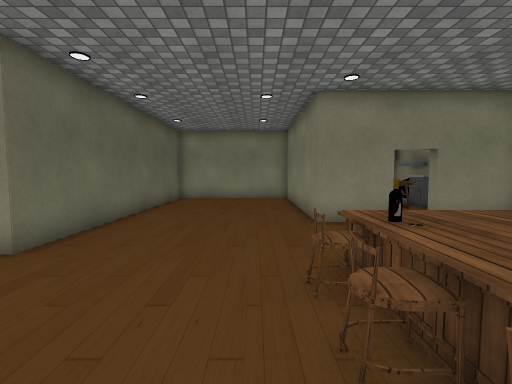
[1] (above)

24 first-person views from a walk through a scene from a Unity 3-D project. The camera is 1.3 m above the floor, tilts 4° down and sees 85° across. Doors are open. The floor is counted in squares, 0.85 m on a side. Each view is taken from the middle of a square. On the plan, view 1 faces up. The plan holds only what a view shows up to about 14 squares ahead; the rest is blank. The player is left out. Some surface patterns are stand-ins.

[2]
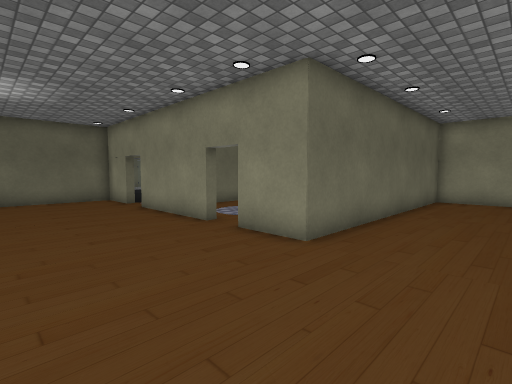

[3]
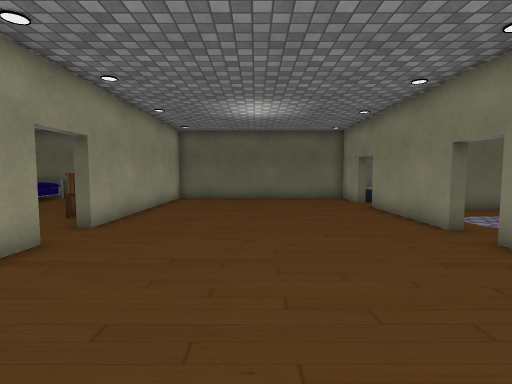

[4]
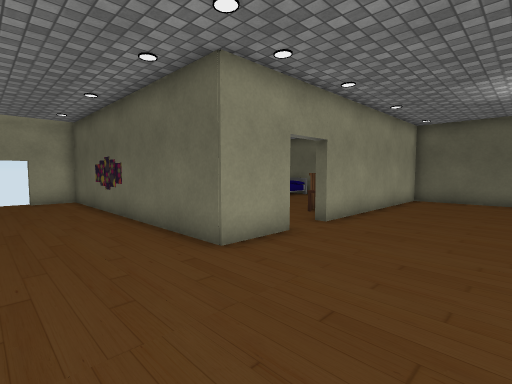

[5]
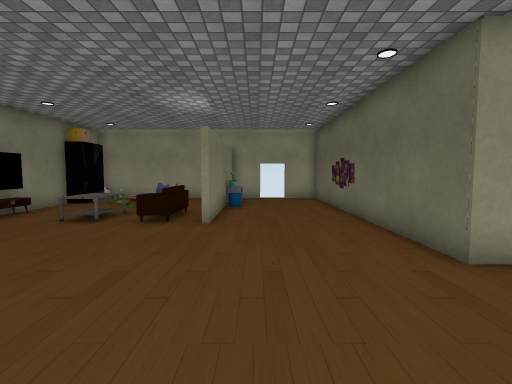

[6]
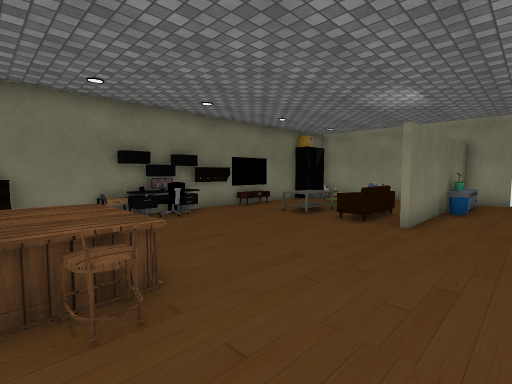

[7]
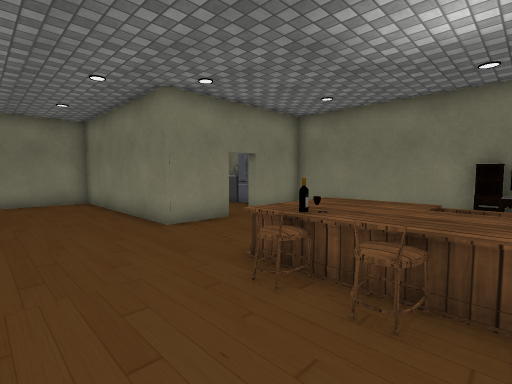

[8]
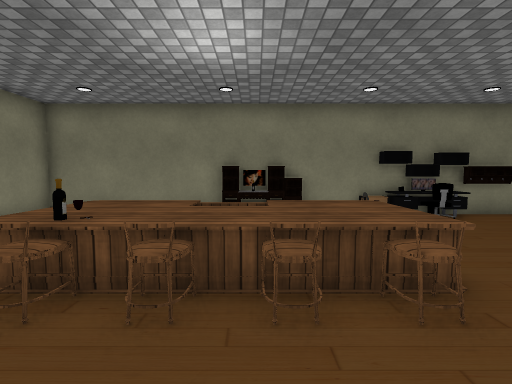

[9]
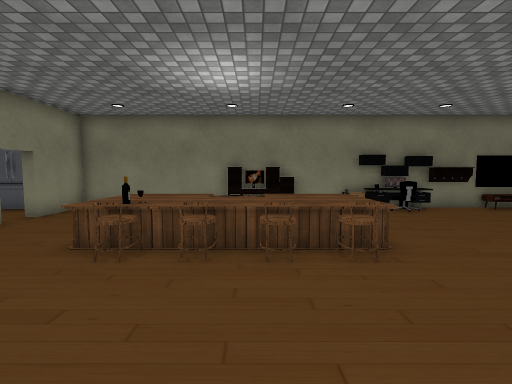

[10]
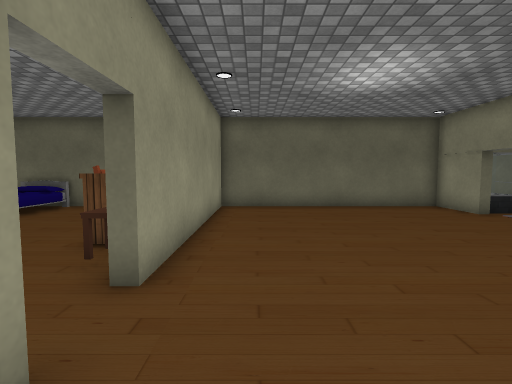

[11]
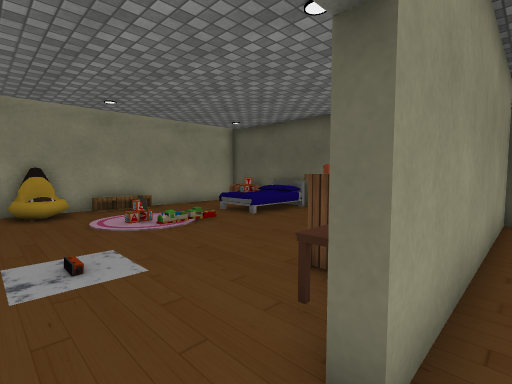

[12]
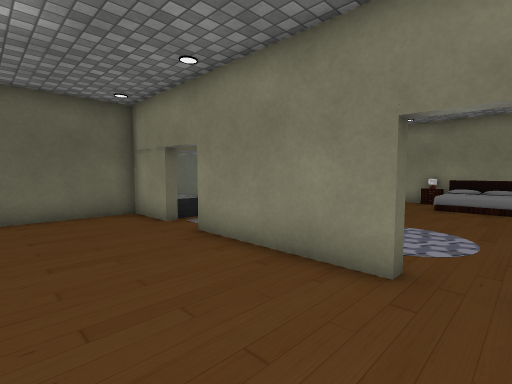

[13]
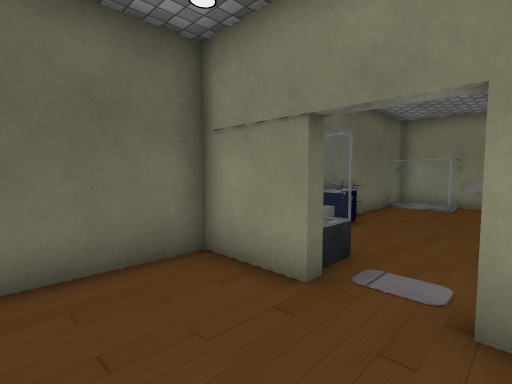

[14]
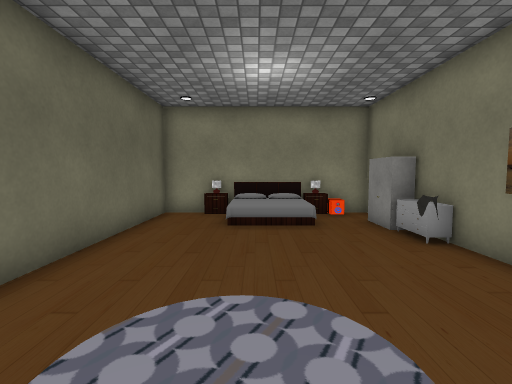

[15]
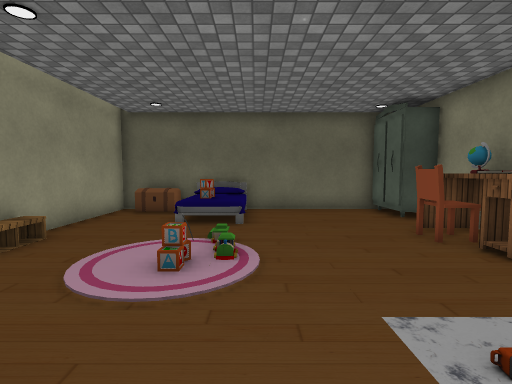

[16]
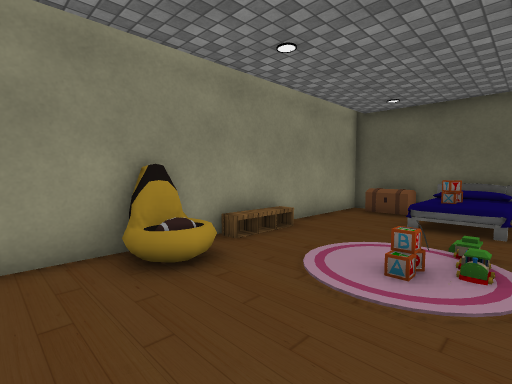

[17]
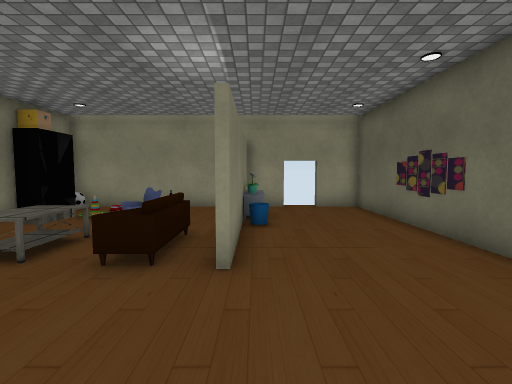

[18]
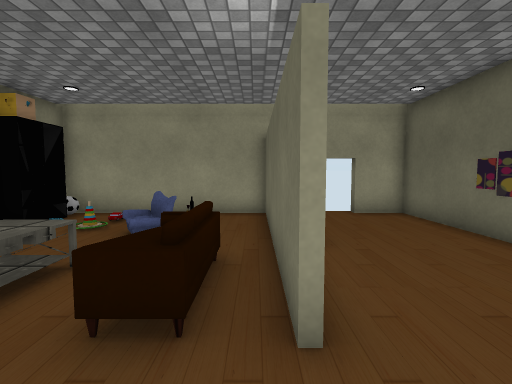

[19]
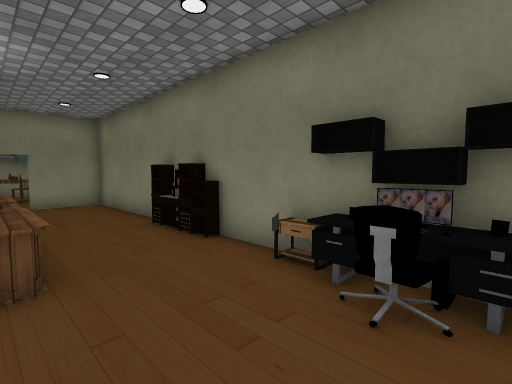

[20]
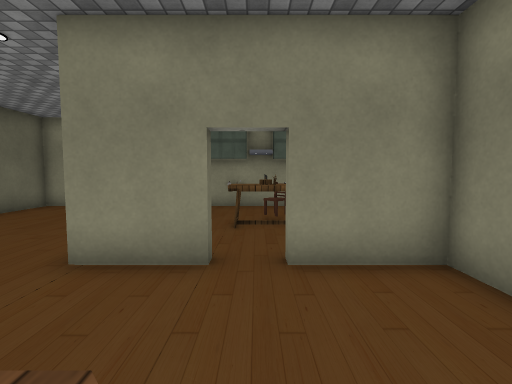

[21]
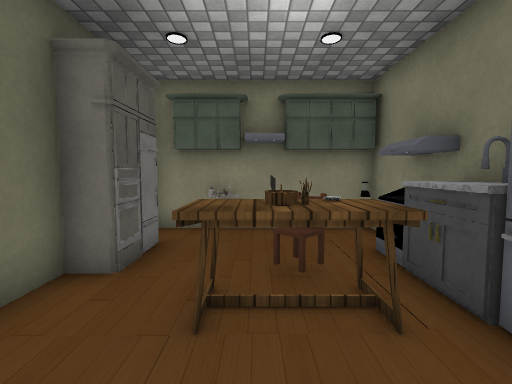

[22]
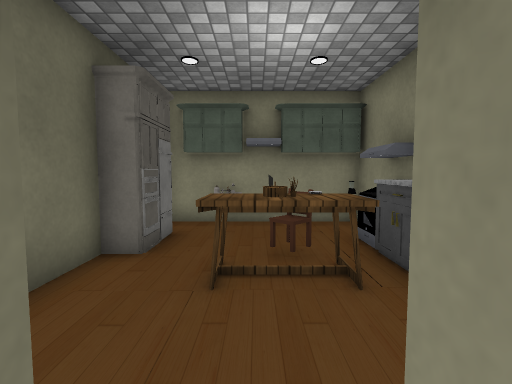

[23]
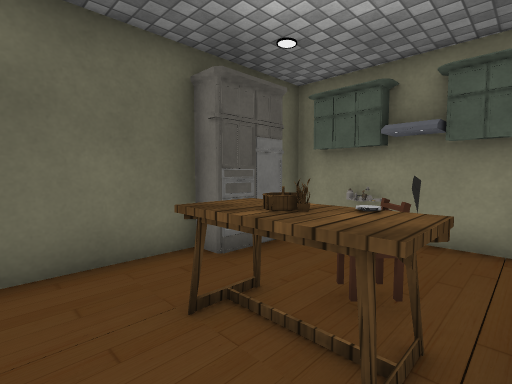

[24]
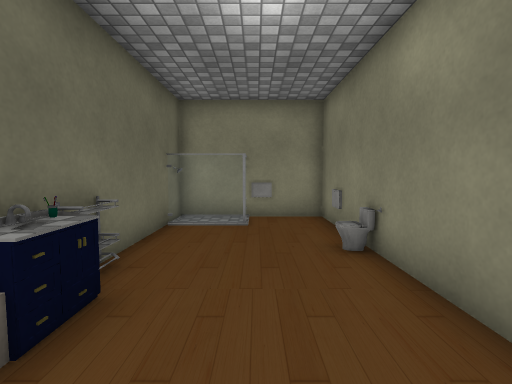

### Floor plan
Points are (right, up) in squares from view 1. A wall is a line through its corners. A room is listed if a view was taken in it or the views show most of it. See-through windows are left out.
Room 1 (views 1, 2, 3, 4, 5, 6, 7, 8, 9, 10, 11, 12, 13, 17, 18, 19, 20, 21, 22)
walls: (-6.9, -4.6) (-4.6, -4.6) (-4.6, -16.5) (-2.7, -16.5); (0.6, -8.2) (0.6, -16.1); (-8.4, 5.1) (-13.4, 5.1); (8.2, -2.6) (8.2, 8.5) (5.5, 8.5) (5.5, 9); (4.2, 9) (4.2, 8.5) (1.9, 8.5) (1.9, 16.8); (-4.6, 11.5) (-4.6, 5.1) (-6.9, 5.1); (-15.2, 5.1) (-17.6, 5.1) (-17.6, -4.6) (-8.7, -4.6); (-1.4, -16.5) (0.4, -16.5) (0.4, -8.2); (0.6, -16.5) (8.2, -16.5); (8.2, -13.5) (8.2, -7.4); (2, 16.7) (-4.6, 16.7) (-4.6, 14.4)
ways out: open door at (-7.5, 5) to room 2; open door at (-7.5, -5) to room 3; opening at (5, 9) to room 4; open door at (-14.5, 5) to room 5; gap at (-2, -17)
objects: other object (-5, 12); other object (-5, 13); other object (-5, 14); other object (1, -1); other object (1, 1); other object (1, 2); other object (1, 3) to (1, 4); other object (2, -2) to (4, 5); other object (2, 4); other object (3, -12); other object (3, -11); other object (4, -14); other object (4, -10) to (5, -9); other object (7, -5); other object (7, -3); other object (8, -16); other object (8, -7); other object (8, -6); other object (8, -5); other object (8, -4); other object (8, -3); other object (8, 1)
Room 2 (view 14)
walls: (-4.8, 10.5) (-4.8, 11.5); (-4.8, 16.7) (-12.5, 16.7) (-12.5, 8.6)
ways out: open door at (-7.5, 5) to room 1
objects: other object (-10, 16)
Room 3 (views 15, 16)
walls: (-8.8, -16.1) (-8.1, -16.1); (-12.5, -5) (-15.4, -5); (-17.6, -6) (-17.6, -16.5) (-6.1, -16.5)
low walls: (-8.8, -15.9) (-8, -16)
ways out: open door at (-7.5, -5) to room 1
objects: other object (-17, -15) to (-17, -14); other object (-17, -6) to (-16, -6); other object (-16, -13) to (-14, -12); other object (-13, -7) to (-12, -7); other object (-13, -6) to (-11, -6); other object (-11, -12) to (-10, -12); other object (-10, -6) to (-10, -5)
Room 4 (view 23)
walls: (7.5, 13.4) (7.5, 14.7); (2.1, 13.2) (2.1, 10.1); (8.2, 12.4) (8.2, 15.5); (2.1, 16.8) (2.1, 15.9); (8.2, 16.7) (2, 16.7)
ways out: opening at (5, 9) to room 1
objects: other object (3, 14) to (3, 15); other object (4, 12) to (6, 12); other object (4, 15); other object (4, 16); other object (5, 13) to (6, 13); other object (5, 16); other object (6, 16); other object (7, 11) to (8, 12); other object (7, 13)
Room 5 (view 24)
walls: (-15.2, 6.8) (-16.5, 6.7); (-15.2, 6.9) (-15.2, 6.4)
ways out: open door at (-14.5, 5) to room 1; opening at (-14, 7) to room 6
objects: other object (-16, 6)
Room 6 (no view inside)
walls: (-12.7, 9.4) (-12.7, 16.7) (-14.6, 16.7); (-17.6, 16.7) (-17.6, 6.9)
low walls: (-17.2, 11.6) (-17.2, 10.5); (-16.9, 10.4) (-16.9, 8.8); (-16.9, 9.2) (-17.4, 9.2)
ways out: opening at (-14, 7) to room 5
objects: other object (-13, 15)

Where each view was taken, in squares from view 1:
view 1: 0 up, 0 right, facing up
view 2: 0 up, 1 left, facing up-left
view 3: 0 up, 1 left, facing left
view 4: 0 up, 1 left, facing down-left
view 5: 0 up, 1 left, facing down
view 6: 0 up, 2 left, facing down-right
view 7: 1 up, 2 left, facing up-right
view 8: 1 up, 2 left, facing right
view 9: 1 up, 4 left, facing right
view 10: 3 down, 5 left, facing left
view 11: 4 down, 7 left, facing down-left
view 12: 1 up, 7 left, facing up-left
view 13: 2 up, 13 left, facing up-left
view 14: 6 up, 9 left, facing up
view 15: 11 down, 6 left, facing left
view 16: 11 down, 6 left, facing down-left
view 17: 4 down, 0 right, facing down
view 18: 6 down, 1 right, facing down
view 19: 6 down, 4 right, facing up-right
view 20: 4 up, 5 right, facing up
view 21: 9 up, 5 right, facing up
view 22: 8 up, 5 right, facing up
view 23: 10 up, 7 right, facing up-left
view 24: 7 up, 15 left, facing up
